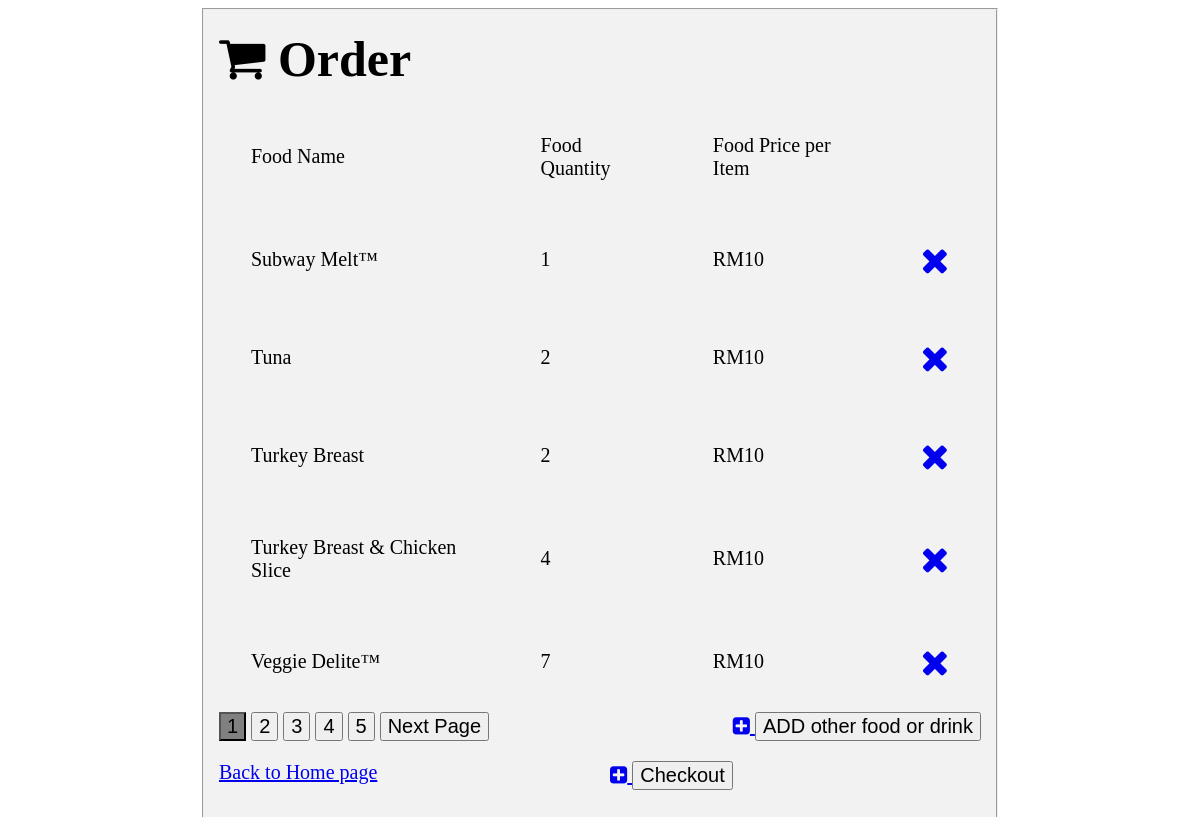
The app's page /order.php with its own data.
### tables this page shows
CREATE TABLE `orders` (
  `order_ID` int(30) NOT NULL,
  `Food_ID` int(30) NOT NULL,
  `foodname` varchar(30) NOT NULL,
  `price` int(30) NOT NULL,
  `quantity` int(30) NOT NULL,
  `username` varchar(30) NOT NULL
);

### order.php (the view, shortened to what this page needs)
<?php include("config.php"); ?>
<html>
<head><title>Manage Order | 1 Coin Sandwich</title>
  <link rel="stylesheet" href="https://cdnjs.cloudflare.com/ajax/libs/font-awesome/4.7.0/css/font-awesome.min.css">
</head>
<body>
<div class="middle">
    <fieldset>
        <?php
        $sql = "SELECT * FROM orders";
        $result = mysqli_query($conn,$sql);
        $id = $_GET['name'];
        $host = "SELECT * FROM `admin` where username = '$id'";
        $query = mysqli_query($conn,$host);
        $host_image = mysqli_fetch_assoc($query);
        ?>
      <h1><i class="fa fa-shopping-cart" style="font-size:50px"></i><b style="font-size: 50px;"> Order</b></h1>
      <table border="0px">
        <tr>
          <td>Food Name </td>
          <td>Food Quantity</td>
          <td>Food Price per Item</td>
        </tr>
        <?php
        while($row = mysqli_fetch_array($result))
        {
            ?>
        <tr>
          <td><?php echo $row["foodname"]; ?></td>
          <td><?php echo $row["quantity"];	?></td>
          <td>RM<?php echo $row["price"];?></td>
          <td><a href="deleteorder.php?Food_ID=<?php echo $row['Food_ID']; ?>"><i class="fa fa-close" style="font-size:36px"></i></a>
          </td>
        </tr>
            <?php
        }
		?>
      </table>
      <button style="background-color: gray;">1</button>
      <button>2</button>
      <button>3</button>
      <button>4</button>
      <button>5</button>
      <button>Next Page</button><span class="left"><a href="add_order.php" alt="insert"><i class="fa fa-plus-square"></i> <input type="button" value="ADD other food or drink"></span></p>
      <a href="loading_dashboard.php?name=<?php echo $host_image['username']?>">Back to Home page
      <div class="left"><a href="payment.php" alt="payment"><i class="fa fa-plus-square"></i> <input type="button" value="Checkout"></div>
    </fieldset>
  </div>

### order.php (style rules this page uses)
fieldset { background-color: #f2f2f2; }
.middle { max-width: 800px; margin: auto; }
* { font-size: 20px; }
.left { float: right; margin-bottom: 50px; }
td, th { text-align: left; padding: 30px; }

### records on screen
orders: foodname "Subway Melt™", quantity "1", price "10"
orders: foodname "Tuna", quantity "2", price "10"
orders: foodname "Turkey Breast", quantity "2", price "10"
orders: foodname "Turkey Breast & Chicken Slice", quantity "4", price "10"
orders: foodname "Veggie Delite™", quantity "7", price "10"
